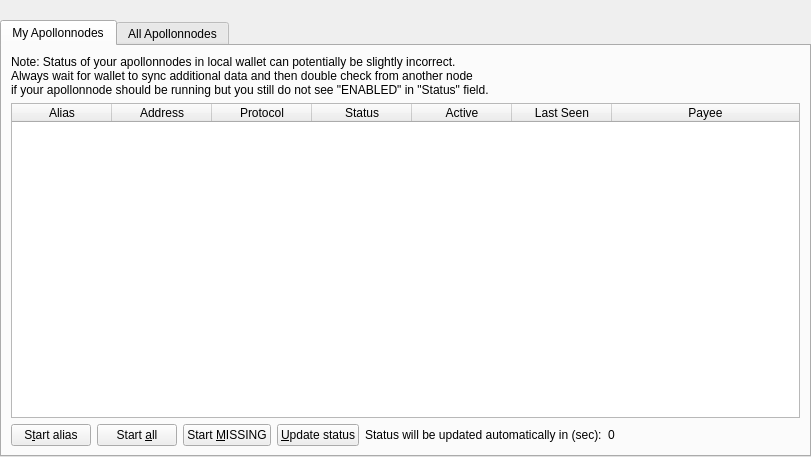
<?xml version="1.0" encoding="UTF-8"?>
<ui version="4.0">
 <class>ApollonnodeList</class>
 <widget class="QWidget" name="ApollonnodeList">
  <property name="geometry">
   <rect>
    <x>0</x>
    <y>0</y>
    <width>811</width>
    <height>457</height>
   </rect>
  </property>
  <property name="windowTitle">
   <string>Form</string>
  </property>
  <layout class="QVBoxLayout" name="topLayout">
   <property name="leftMargin">
    <number>0</number>
   </property>
   <property name="topMargin">
    <number>0</number>
   </property>
   <property name="rightMargin">
    <number>0</number>
   </property>
   <property name="bottomMargin">
    <number>0</number>
   </property>
   <item>
    <layout class="QVBoxLayout" name="verticalLayout">
     <property name="bottomMargin">
      <number>0</number>
     </property>
     <item>
      <spacer name="horizontalSpacer0">
       <property name="orientation">
        <enum>Qt::Horizontal</enum>
       </property>
       <property name="sizeHint" stdset="0">
        <size>
         <width>40</width>
         <height>20</height>
        </size>
       </property>
      </spacer>
     </item>
     <item>
      <widget class="QTabWidget" name="tabWidget">
       <property name="currentApollon">
        <number>1</number>
       </property>
       <widget class="QWidget" name="tabMyApollonnodes">
        <attribute name="title">
         <string>My Apollonnodes</string>
        </attribute>
        <layout class="QGridLayout" name="gridLayout_2">
         <item row="0" column="0">
          <layout class="QVBoxLayout" name="verticalLayout_2">
           <property name="bottomMargin">
            <number>0</number>
           </property>
           <item>
            <layout class="QHBoxLayout" name="horizontalLayout_note">
             <property name="bottomMargin">
              <number>0</number>
             </property>
             <item>
              <widget class="QLabel" name="updateNote">
               <property name="text">
                <string>Note: Status of your apollonnodes in local wallet can potentially be slightly incorrect.&lt;br /&gt;Always wait for wallet to sync additional data and then double check from another node&lt;br /&gt;if your apollonnode should be running but you still do not see &quot;ENABLED&quot; in &quot;Status&quot; field.</string>
               </property>
              </widget>
             </item>
            </layout>
           </item>
           <item>
            <widget class="QTableWidget" name="tableWidgetMyApollonnodes">
             <property name="minimumSize">
              <size>
               <width>695</width>
               <height>0</height>
              </size>
             </property>
             <property name="editTriggers">
              <set>QAbstractItemView::NoEditTriggers</set>
             </property>
             <property name="alternatingRowColors">
              <bool>true</bool>
             </property>
             <property name="selectionMode">
              <enum>QAbstractItemView::SingleSelection</enum>
             </property>
             <property name="selectionBehavior">
              <enum>QAbstractItemView::SelectRows</enum>
             </property>
             <property name="sortingEnabled">
              <bool>true</bool>
             </property>
             <attribute name="horizontalHeaderStretchLastSection">
              <bool>true</bool>
             </attribute>
             <column>
              <property name="text">
               <string>Alias</string>
              </property>
             </column>
             <column>
              <property name="text">
               <string>Address</string>
              </property>
             </column>
             <column>
              <property name="text">
               <string>Protocol</string>
              </property>
             </column>
             <column>
              <property name="text">
               <string>Status</string>
              </property>
             </column>
             <column>
              <property name="text">
               <string>Active</string>
              </property>
             </column>
             <column>
              <property name="text">
               <string>Last Seen</string>
              </property>
             </column>
             <column>
              <property name="text">
               <string>Payee</string>
              </property>
             </column>
            </widget>
           </item>
           <item>
            <layout class="QHBoxLayout" name="horizontalLayout_5">
             <property name="bottomMargin">
              <number>0</number>
             </property>
             <item>
              <widget class="QPushButton" name="startButton">
               <property name="text">
                <string>S&amp;tart alias</string>
               </property>
              </widget>
             </item>
             <item>
              <widget class="QPushButton" name="startAllButton">
               <property name="text">
                <string>Start &amp;all</string>
               </property>
              </widget>
             </item>
             <item>
              <widget class="QPushButton" name="startMissingButton">
               <property name="text">
                <string>Start &amp;MISSING</string>
               </property>
              </widget>
             </item>
             <item>
              <widget class="QPushButton" name="UpdateButton">
               <property name="text">
                <string>&amp;Update status</string>
               </property>
              </widget>
             </item>
             <item>
              <widget class="QLabel" name="autoupdate_label">
               <property name="text">
                <string>Status will be updated automatically in (sec):</string>
               </property>
              </widget>
             </item>
             <item>
              <widget class="QLabel" name="secondsLabel">
               <property name="text">
                <string>0</string>
               </property>
              </widget>
             </item>
             <item>
              <spacer name="horizontalSpacer_5">
               <property name="orientation">
                <enum>Qt::Horizontal</enum>
               </property>
               <property name="sizeHint" stdset="0">
                <size>
                 <width>40</width>
                 <height>20</height>
                </size>
               </property>
              </spacer>
             </item>
            </layout>
           </item>
          </layout>
         </item>
        </layout>
       </widget>
       <widget class="QWidget" name="tabAllApollonnodes">
        <attribute name="title">
         <string>All Apollonnodes</string>
        </attribute>
        <layout class="QGridLayout" name="gridLayout">
         <item row="1" column="0">
          <widget class="QTableWidget" name="tableWidgetApollonnodes">
           <property name="editTriggers">
            <set>QAbstractItemView::NoEditTriggers</set>
           </property>
           <property name="alternatingRowColors">
            <bool>true</bool>
           </property>
           <property name="selectionBehavior">
            <enum>QAbstractItemView::SelectRows</enum>
           </property>
           <property name="sortingEnabled">
            <bool>true</bool>
           </property>
           <attribute name="horizontalHeaderStretchLastSection">
            <bool>true</bool>
           </attribute>
           <column>
            <property name="text">
             <string>Address</string>
            </property>
           </column>
           <column>
            <property name="text">
             <string>Protocol</string>
            </property>
           </column>
           <column>
            <property name="text">
             <string>Status</string>
            </property>
           </column>
           <column>
            <property name="text">
             <string>Active</string>
            </property>
           </column>
           <column>
            <property name="text">
             <string>Last Seen</string>
            </property>
           </column>
           <column>
            <property name="text">
             <string>Payee</string>
            </property>
           </column>
          </widget>
         </item>
         <item row="0" column="0">
          <layout class="QHBoxLayout" name="horizontalLayout_3">
           <property name="bottomMargin">
            <number>0</number>
           </property>
           <item>
            <widget class="QLabel" name="label_filter">
             <property name="text">
              <string>Filter List:</string>
             </property>
            </widget>
           </item>
           <item>
            <widget class="QLineEdit" name="filterLineEdit">
             <property name="toolTip">
              <string>Filter apollonnode list</string>
             </property>
            </widget>
           </item>
           <item>
            <spacer name="horizontalSpacer_3">
             <property name="orientation">
              <enum>Qt::Horizontal</enum>
             </property>
             <property name="sizeHint" stdset="0">
              <size>
               <width>10</width>
               <height>20</height>
              </size>
             </property>
            </spacer>
           </item>
           <item>
            <widget class="QLabel" name="label_count">
             <property name="text">
              <string>Node Count:</string>
             </property>
            </widget>
           </item>
           <item>
            <widget class="QLabel" name="countLabel">
             <property name="text">
              <string>0</string>
             </property>
            </widget>
           </item>
          </layout>
         </item>
        </layout>
       </widget>
      </widget>
     </item>
    </layout>
   </item>
  </layout>
 </widget>
 <resources/>
 <connections/>
</ui>
